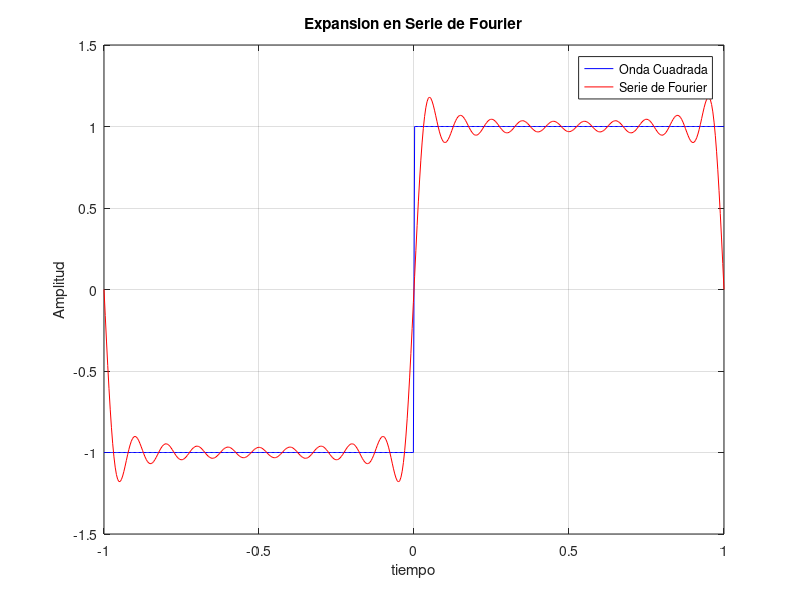

MATLAB code to generate this figure:
clear all
close all
clc

% Periodo
T = 2;

% Intervalo de tiempo y puntos a graficar
t = linspace(-T/2, T/2, 500);

% Onda cuadrada
y = double(t >= 0) - double(t < 0);

% Cantidad de armonicos a considerar
n = 10;

%%%%%%%%%%%%%%%%%%%%%%%%%%
% TODO: Completar Codigo %
%%%%%%%%%%%%%%%%%%%%%%%%%%

x = 0;

for k = 1:n
    x = x + sin(2*pi/T *(2*k-1)*t) / (2*k - 1);
end
x = 4/pi*x;


plot(t, y, 'b'); hold on
plot(t, x, 'r')
grid on; legend('Onda Cuadrada', 'Serie de Fourier')
xlabel('tiempo')
ylabel('Amplitud')
title('Expansion en Serie de Fourier')
axis([-1, 1, -1.5, 1.5])

